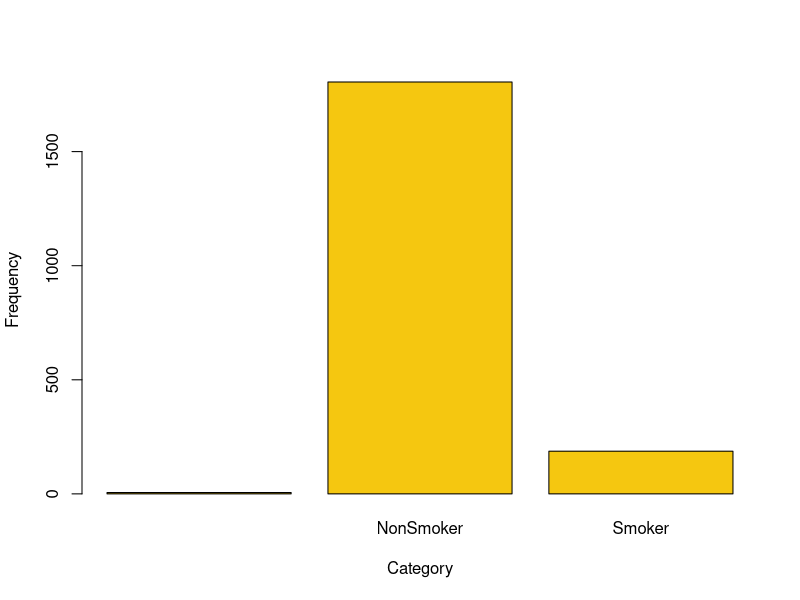
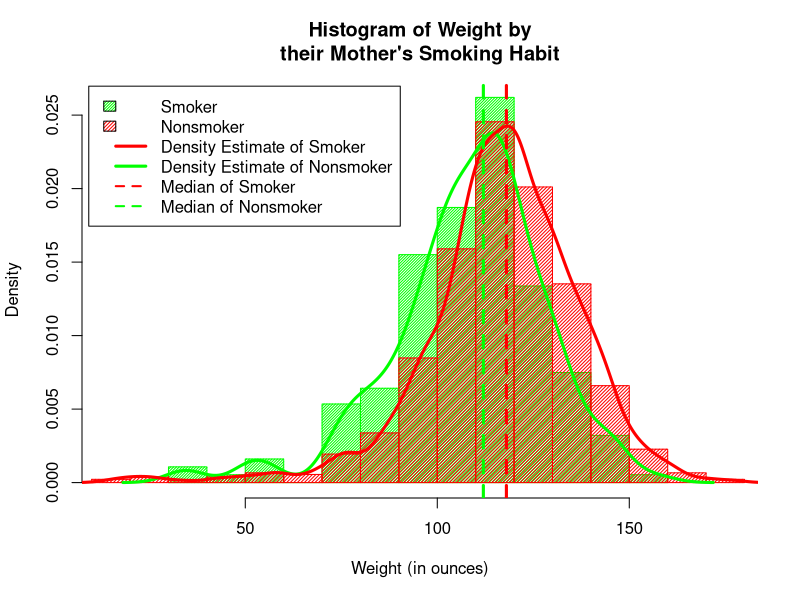
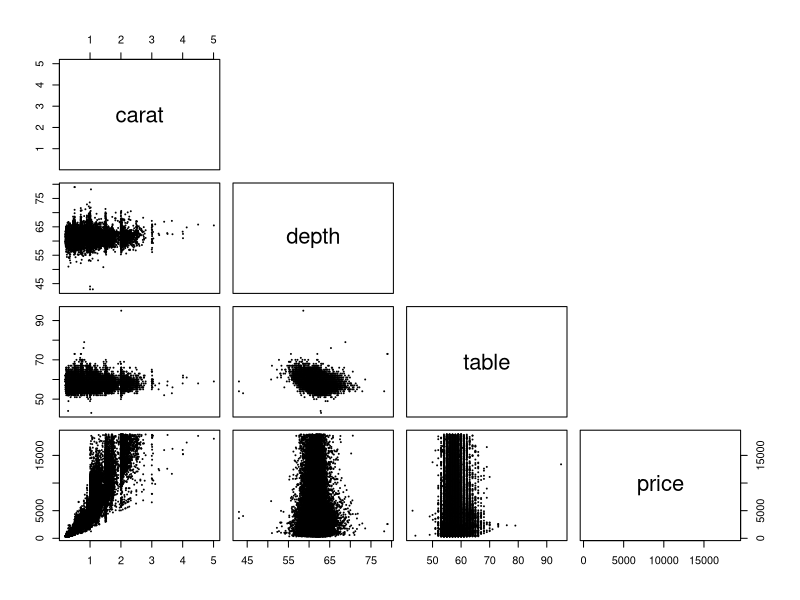
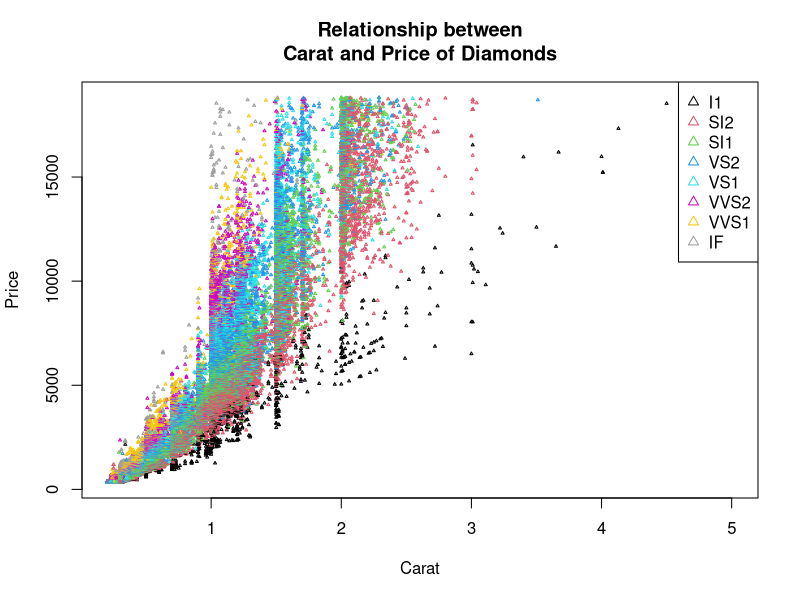
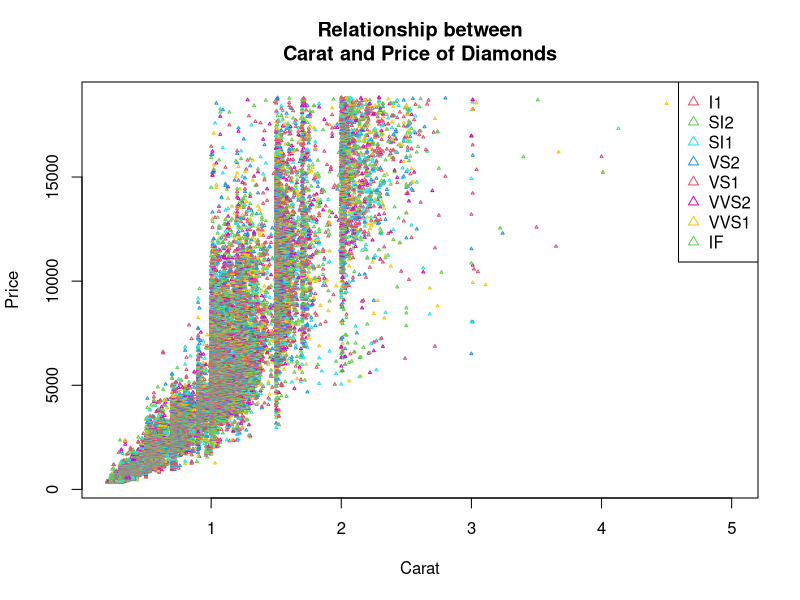
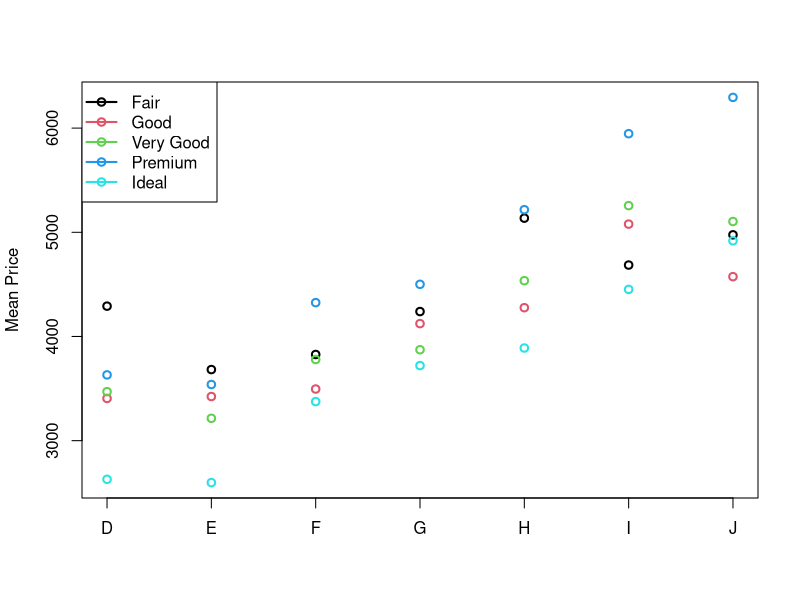

Generate these figures, in order, with R:
## ---- chunk 1
births <- read.csv("births.csv")
head(births)
class(births)
## ---- chunk 2
which(!((births$Habit == "NonSmoker") | (births$Habit == "Smoker")))

length(which(!((births$Habit == "NonSmoker") | (births$Habit == "Smoker"))))

births$Habit[41]
births$Habit[577]
births$Habit[684]
births$Habit[984]
births$Habit[1292]
births$Habit[1501]
## ---- chunk 3
habittable <- table(births$Habit)
barplot(habittable, xlab = "Category", ylab = "Frequency", col = 999)
## ---- chunk 4
# newbirths <- droplevels(births$Habit)
# levels(births$Habit)
## ---- chunk 5
#boxplot(births$Weight)
## ---- chunk 6
with(births, hist(weight[Habit == "Smoker"], prob = TRUE, density = 50, col = "green", xlab = "Weight (in ounces)", main = "Histogram of Weight by\ntheir Mother's Smoking Habit", xlim = range(weight)))

with(births, hist(weight[Habit == "NonSmoker"], prob = TRUE, density = 40, col = "red", add = TRUE))
head(births)

with(births, lines(density(weight[Habit == "Smoker"]), lwd = 3, col = "green"))

with(births, lines(density(weight[Habit == "NonSmoker"]), lwd = 3, col = "red"))

with(births, abline(v = summary(weight[Habit == "Smoker"])[3], lty = 2, lwd = 3, col = "green"))

with(births, abline(v = summary(weight[Habit == "NonSmoker"])[3], lty = 2, lwd = 3, col = "red"))

legend("topleft", c("Smoker", "Nonsmoker", "Density Estimate of Smoker", "Density Estimate of Nonsmoker", "Median of Smoker", "Median of Nonsmoker"), density = c(50, 40, NA, NA, NA, NA), fill = c("green", "red", 0, 0, 0, 0), border = c(1, 1, NA, NA, NA, NA), lty = c(NA, NA, 1, 1, 2, 2), lwd = c(NA, NA, 3, 3, 2, 2), col = c(NA, NA, "red", "green", "red", "green"), inset = 0.01)


## ---- chunk 7
library(ggplot2)

pairs(diamonds[-c(2, 3, 4, 8, 9, 10)], upper.panel = NULL, cex = 0.1)

## ---- chunk 8
sd(diamonds$carat)
sd(diamonds$price)

plot(diamonds$price ~ diamonds$carat, pch = 2, cex = 0.3, col = diamonds$clarity, xlab = "Carat", ylab = "Price", main = "Relationship between\nCarat and Price of Diamonds")
legend("topright", c("I1", "SI2", "SI1", "VS2", "VS1", "VVS2", "VVS1", "IF"), pch = 2, cex = 1, col = c(1, 2, 3, 4, 5, 6, 7, 8))
head(diamonds)
class(diamonds$clarity)
levels(diamonds$clarity)
head(diamonds$clarity)
## ---- chunk 9
plot(diamonds$price ~ diamonds$carat, pch = 2, cex = 0.3, col = as.integer(diamonds$clarity)[c(1, 2, 3, 4, 5, 6, 7, 8)], xlab = "Carat", ylab = "Price", main = "Relationship between\nCarat and Price of Diamonds")
legend("topright", c("I1", "SI2", "SI1", "VS2", "VS1", "VVS2", "VVS1", "IF"), pch = 2, cex = 1, col = as.integer(diamonds$clarity)[c(1, 2, 3, 4, 5, 6, 7, 8)])

## ---- chunk 10
mean_color_cut <- tapply(diamonds$price, list(diamonds$color, diamonds$cut), mean)
mean_color_cut
## ---- chunk 11
matplot(mean_color_cut, xaxt = "n", ylab = "Mean Price", lty = 1, lwd = 2, pch = 1)

levels(diamonds$cut)
levels(diamonds$color)
axis(1, at = 1:7, labels = levels(diamonds$color))
legend("topleft", c("Fair", "Good", "Very Good", "Premium", "Ideal"), col = c(1, 2, 3, 4, 5), pch = 1, lwd = 2)
?matplot
